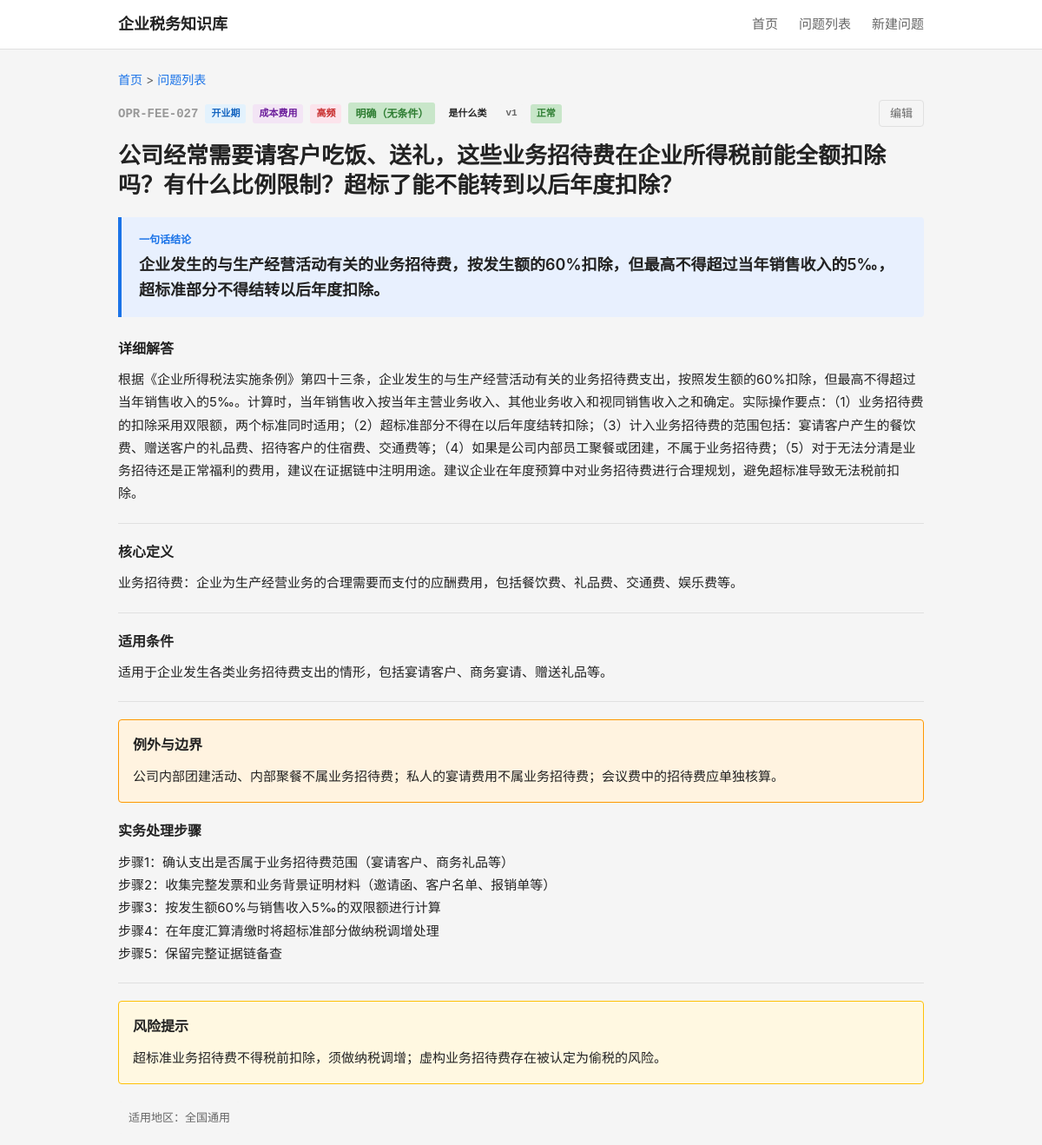
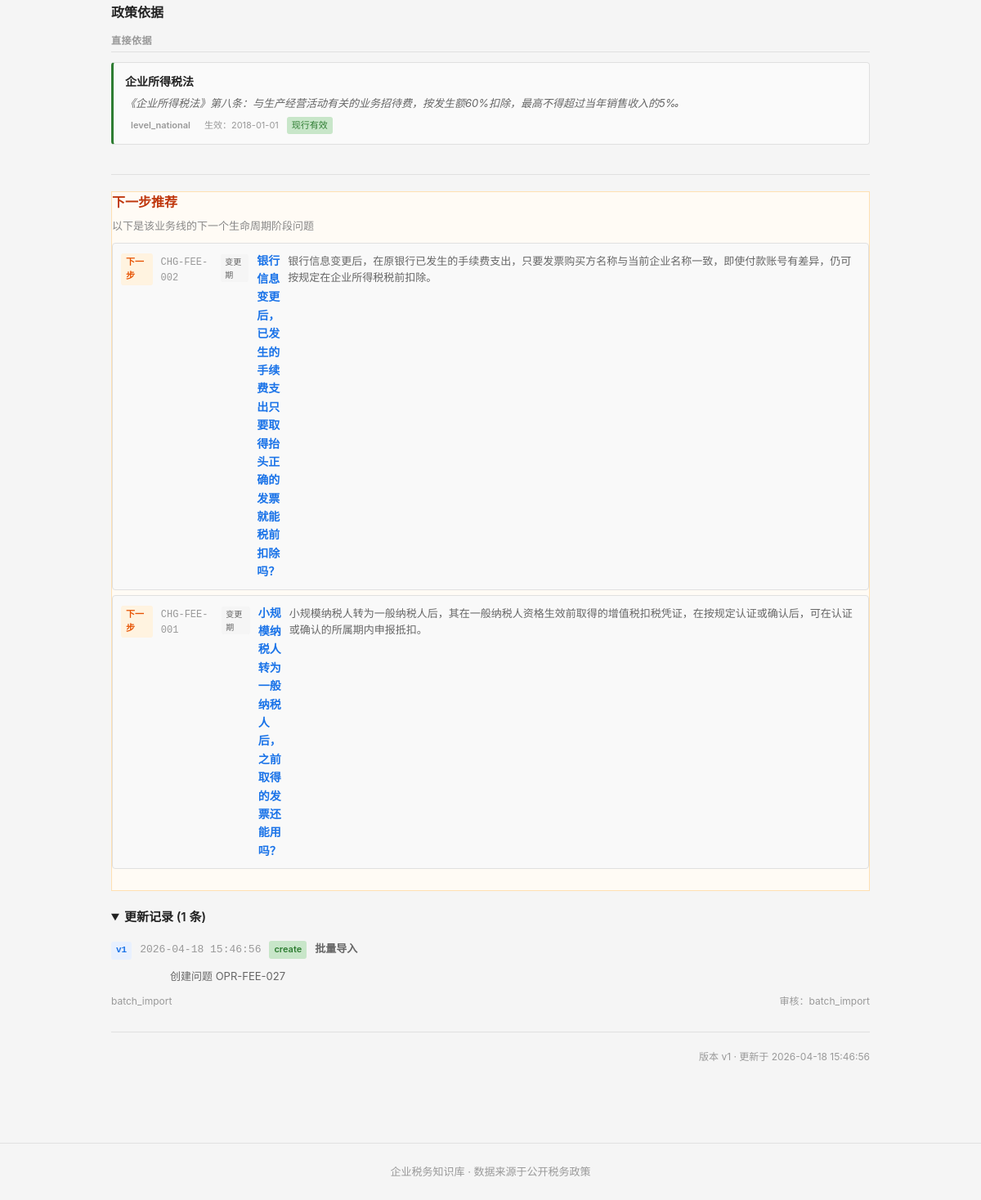
The app's page /question/OPR-FEE-027 with its own data (2 pictures, top to bottom).
### tables this page shows
CREATE TABLE question_master (
    id              INTEGER PRIMARY KEY AUTOINCREMENT,
    question_code   TEXT NOT NULL UNIQUE,
    question_title  TEXT NOT NULL,
    question_plain  TEXT NOT NULL,

    -- 分类
    stage_code      TEXT NOT NULL,
    module_code     TEXT NOT NULL,
    question_type   TEXT NOT NULL,

    -- 答案
    one_line_answer TEXT NOT NULL,
    detailed_answer TEXT,
    core_definition TEXT,

    -- 条件与边界
    applicable_conditions TEXT,
    exceptions_boundary   TEXT,

    -- 实务
    practical_steps TEXT,
    risk_warning    TEXT,

    -- 适用范围
    scope_level     TEXT NOT NULL DEFAULT 'scope_national',
    local_region    TEXT,

    -- 确定性
    answer_certainty TEXT NOT NULL DEFAULT 'certain_clear',

    -- 元数据
    keywords        TEXT,
    high_frequency_flag INTEGER NOT NULL DEFAULT 0,
    newbie_flag     INTEGER NOT NULL DEFAULT 0,

    -- 版本管理
    status          TEXT NOT NULL DEFAULT 'draft',
    version_no      INTEGER NOT NULL DEFAULT 1,

    -- 审计字段
    created_at      TEXT NOT NULL DEFAULT (datetime('now')),
    updated_at      TEXT NOT NULL DEFAULT (datetime('now'))
);

CREATE TABLE question_policy_link (
    id              INTEGER PRIMARY KEY AUTOINCREMENT,
    question_id     INTEGER NOT NULL,
    policy_id       INTEGER NOT NULL,
    support_type    TEXT NOT NULL,
    support_note    TEXT,
    display_order   INTEGER NOT NULL DEFAULT 1,

    FOREIGN KEY (question_id) REFERENCES question_master(id) ON DELETE CASCADE,
    FOREIGN KEY (policy_id)   REFERENCES policy_basis(id)    ON DELETE CASCADE
);

CREATE TABLE policy_basis (
    id              INTEGER PRIMARY KEY AUTOINCREMENT,
    policy_code     TEXT NOT NULL UNIQUE,
    policy_name     TEXT NOT NULL,
    document_no     TEXT,
    article_ref     TEXT,

    -- 政策层级
    policy_level    TEXT NOT NULL,

    -- 有效期
    effective_date  TEXT,
    expiry_date     TEXT,
    current_status  TEXT NOT NULL DEFAULT 'effective',

    -- 内容摘要
    policy_summary  TEXT,
    raw_quote_short TEXT,

    -- 适用范围
    region_scope    TEXT DEFAULT 'national',

    -- 备注
    remarks         TEXT,

    -- 审计字段
    created_at      TEXT NOT NULL DEFAULT (datetime('now')),
    updated_at      TEXT NOT NULL DEFAULT (datetime('now'))
);

CREATE TABLE question_update_log (
    id              INTEGER PRIMARY KEY AUTOINCREMENT,
    question_id     INTEGER NOT NULL,
    version_no      INTEGER NOT NULL,
    update_date     TEXT NOT NULL DEFAULT (datetime('now')),
    update_type     TEXT NOT NULL,
    update_reason   TEXT,
    updated_by      TEXT,
    reviewed_by     TEXT,
    change_summary  TEXT,

    FOREIGN KEY (question_id) REFERENCES question_master(id) ON DELETE CASCADE
);

### backend/app.py (the view)
    @app.route('/question/<question_code>')
    def question_detail(question_code):
        from services.question_service import QuestionService
        svc = QuestionService()
        detail = svc.get_question_detail(question_code)
        if not detail:
            return "问题不存在", 404
        stages = svc.get_stages()
        modules = svc.get_modules()
        return render_template('detail.html',
                               detail=detail, stages=stages, modules=modules)

### backend/services/question_service.py (called while the page is built)
    def _query(self, sql, params=None):
        conn = sqlite3.connect(self.db_path)
        conn.execute("PRAGMA foreign_keys = ON")
        conn.row_factory = sqlite3.Row
        cur = conn.cursor()
        if params:
            cur.execute(sql, params)
        else:
            cur.execute(sql)
        rows = cur.fetchall()
        conn.close()
        return [dict(r) for r in rows]

    def _query_one(self, sql, params=None):
        rows = self._query(sql, params)
        return rows[0] if rows else None

    def get_stages(self):
        return self._query("""
            SELECT tag_code, tag_name
            FROM tag_dict
            WHERE tag_category = 'stage'
            ORDER BY display_order
        """)

    def get_modules(self):
        return self._query("""
            SELECT tag_code, tag_name
            FROM tag_dict
            WHERE tag_category = 'module'
            ORDER BY display_order
        """)

### frontend/templates/detail.html (shortened to what this page needs)
{% extends "base.html" %}
{% macro certainty_label(code) %}
    {% if code == 'certain_clear' %}<span class="certainty-tag clear">明确（无条件）</span>
    {% elif code == 'certain_conditional' %}<span class="certainty-tag condition">有条件</span>
    {% elif code == 'certain_dispute' %}<span class="certainty-tag dispute">有争议</span>
    {% elif code == 'certain_practice' %}<span class="certainty-tag practice">实务做法</span>
    {% else %}<span class="certainty-tag">{{ code }}</span>{% endif %}
{% endmacro %}
{% macro policy_level_label(code) %}{{ {'level_law':'法律','level_admin':'行政法规','level_department':'部门规章','level_bulletin':'规范性文件','level_local':'地方文件'}.get(code, code or '') }}{% endmacro %}
{% macro question_type_label(code) %}
{%- if code == 'type_whether' -%}是否类
{%- elif code == 'type_how' -%}怎么办类
{%- elif code == 'type_define' -%}定义类
{%- elif code == 'type_risk' -%}风险类
{%- elif code == 'type_time' -%}时限类
{%- elif code == 'type_why' -%}为什么类
{%- elif code == 'type_what' -%}是什么类
{%- elif code == 'type_clarify' -%}是否类
{%- elif code == 'type_steps' -%}怎么办类
{%- else -%}{{ code }}{%- endif -%}
{% endmacro %}
{% macro status_label(code) %}
    {% if code == 'active' %}正常
    {% elif code == 'draft' %}草稿
    {% elif code == 'pending' %}待复核
    {% elif code == 'archived' %}归档
    {% elif code == 'obsolete' %}过时
    {% else %}{{ code }}{% endif %}
{% endmacro %}
{% macro stage_label(code) %}
    {%- if code == 'SET' -%}设立期
    {%- elif code == 'OPR' -%}开业期
    {%- elif code == 'CHG' -%}变更期
    {%- elif code == 'RSK' -%}风险期
    {%- elif code == 'SUS' -%}停业期
    {%- elif code == 'CLS' -%}注销期
    {%- else -%}{{ code }}{%- endif -%}
{% endmacro %}
{% macro module_label(code) %}
    {%- if code == 'REG' -%}登记设立
    {%- elif code == 'DEC' -%}申报纳税
    {%- elif code == 'INV' -%}发票管理
    {%- elif code == 'VAT' -%}增值税
    {%- elif code == 'IIT' -%}个人所得税
    {%- elif code == 'CIT' -%}企业所得税
    {%- elif code == 'SSF' -%}社保公积金
    {%- elif code == 'CHG' -%}变更登记
    {%- elif code == 'CLEAR' -%}清税注销
    {%- elif code == 'RISK' -%}风险应对
    {%- elif code == 'FEE' -%}成本费用
    {%- elif code == 'PREF' -%}优惠政策
    {%- elif code == 'ETAX' -%}电子税务
    {%- else -%}{{ code }}{%- endif -%}
{% endmacro %}
{% block main %}
<div class="detail-header">
    <div class="breadcrumb">
        <a href="/">首页</a> &gt; <a href="/questions">问题列表</a>
    </div>
    <div class="question-meta-top">
        <span class="q-code-lg">{{ detail.question_code }}</span>
        <span class="q-badge stage">{{ stage_label(detail.stage_code) }}</span>
        <span class="q-badge module">{{ module_label(detail.module_code) }}</span>
        {% if detail.high_frequency_flag %}
        <span class="q-badge hf">高频</span>
        {% endif %}
        {{ certainty_label(detail.answer_certainty) }}
        <span class="q-badge">{{ question_type_label(detail.question_type) }}</span>
        <span class="q-badge version">v{{ detail.version_no }}</span>
        <span class="q-badge status-{{ detail.status }}">{{ status_label(detail.status) }}</span>
        <a href="/question/{{ detail.question_code }}/edit" class="edit-btn">编辑</a>
    </div>
</div>
<h1 class="detail-title">{{ detail.question_plain if detail.question_plain else detail.question_title }}</h1>
<div class="answer-box">
    <div class="answer-label">一句话结论</div>
    <div class="answer-content">{{ detail.one_line_answer }}</div>
</div>
{% if detail.detailed_answer %}
<div class="detail-section">
    <h3>详细解答</h3>
    <div class="detail-text">{{ detail.detailed_answer }}</div>
</div>
{% endif %}
{% if detail.core_definition %}
<div class="detail-section">
    <h3>核心定义</h3>
    <div class="detail-text">{{ detail.core_definition }}</div>
</div>
{% endif %}
{% if detail.applicable_conditions %}
<div class="detail-section">
    <h3>适用条件</h3>
    <div class="detail-text">{{ detail.applicable_conditions }}</div>
</div>
{% endif %}
{% if detail.exceptions_boundary %}
<div class="detail-section exception">
    <h3>例外与边界</h3>
    <div class="detail-text">{{ detail.exceptions_boundary }}</div>
</div>
{% endif %}
{% if detail.practical_steps %}
<div class="detail-section">
    <h3>实务处理步骤</h3>
    <div class="detail-text">{{ detail.practical_steps }}</div>
</div>
{% endif %}
{% if detail.risk_warning %}
<div class="detail-section warning">
    <h3>风险提示</h3>
    <div class="detail-text">{{ detail.risk_warning }}</div>
</div>
{% endif %}
{% if detail.scope_level == 'scope_national' %}
<div class="scope-note">适用地区：全国通用</div>
{% elif detail.scope_level == 'scope_local' %}
<div class="scope-note">适用地区：地方口径</div>
{% elif detail.scope_level == 'scope_mixed' %}
<div class="scope-note">适用地区：混合口径</div>
{% elif detail.local_region %}
<div class="scope-note local">地区：{{ detail.local_region }}</div>
{% endif %}
{% if detail.policies %}
{% set direct_policies = [] %}
{% set procedure_policies = [] %}
{% set other_policies = [] %}
{% for p in detail.policies %}
    {% if p.support_type == 'support_direct' %}{% do direct_policies.append(p) %}{% endif %}
    {% if p.support_type == 'support_procedure' %}{% do procedure_policies.append(p) %}{% endif %}
    {% if p.support_type not in ['support_direct', 'support_procedure'] %}{% do other_policies.append(p) %}{% endif %}
{% endfor %}
<div class="detail-section policies-section">
    <h3>政策依据</h3>
    {% if direct_policies %}
    <div class="policy-group">
        <div class="policy-group-label">直接依据</div>
        <ul class="policy-list">
            {% for p in direct_policies %}
            <li class="policy-item type-direct">
                <div class="policy-title">
                    {{ p.policy_name }}
                </div>
                {% if p.support_note %}<div class="policy-note">{{ p.support_note }}</div>{% endif %}
                <div class="policy-meta">
                    <span class="policy-level-badge level-{{ p.policy_level }}">{{ policy_level_label(p.policy_level) }}</span>
                    {% if p.effective_date %}<span class="policy-effective">生效：{{ p.effective_date }}</span>{% endif %}
                    {% if p.current_status == 'pol_effective' %}<span class="policy-stat effective">现行有效</span>
                    {% elif p.current_status == 'pol_expired' %}<span class="policy-stat expired">已失效</span>
                    {% elif p.current_status == 'pol_partial' %}<span class="policy-stat partial">部分失效</span>{% endif %}
                </div>
            </li>
            {% endfor %}
        </ul>
    </div>
    {% endif %}
</div>
{% endif %}
{% if detail.next_step_questions %}
<div class="detail-section next-step">
    <h3>下一步推荐</h3>
    <p class="next-step-hint">以下是该业务线的下一个生命周期阶段问题</p>
    <ul class="relation-list">
        {% for r in detail.next_step_questions %}
        <li>
            <a href="/question/{{ r.question_code }}" class="relation-link">
                <span class="rel-type-badge type-next">下一步</span>
                <span class="rel-code">{{ r.question_code }}</span>
                <span class="rel-stage-badge">{{ stage_label(r.stage_code) }}</span>
                <span class="rel-title">{{ r.question_title }}</span>
                <span class="rel-answer">{{ r.one_line_answer }}</span>
            </a>
        </li>
        {% endfor %}
    </ul>
</div>
{% endif %}
{% if detail.updates %}
<details class="detail-section updates" open>
    <summary class="section-summary">更新记录 ({{ detail.updates|length }} 条)</summary>
    <ul class="update-list">
        {% for u in detail.updates %}
        <li class="update-item">
            <span class="update-version">v{{ u.version_no }}</span>
            <span class="update-date">{{ u.update_date }}</span>
            <span class="update-type-badge type-{{ u.update_type }}">{{ u.update_type }}</span>
            {% if u.update_reason %}<span class="update-reason">{{ u.update_reason }}</span>{% endif %}
            <span class="update-summary">{{ u.change_summary }}</span>
            {% if u.updated_by %}<span class="update-by">{{ u.updated_by }}</span>{% endif %}
            {% if u.reviewed_by %}<span class="update-reviewed">审核：{{ u.reviewed_by }}</span>{% endif %}
        </li>
        {% endfor %}
    </ul>
</details>
{% endif %}
<div class="detail-footer">
    <span>版本 v{{ detail.version_no }} · 更新于 {{ detail.updated_at }}</span>
</div>
{% endblock %}

### records on screen
question_master: question_code "OPR-FEE-027", version_no "1", question_plain "公司经常需要请客户吃饭、送礼，这些业务招待费在企业所得税前能全额扣除吗？有什么比例限制？超标了能不能转到以后年度扣除？", one_line_answer "企业发生的与生产经营活动有关的业务招待费，按发生额的60%扣除，但最高不得超过当年销售收入的5‰，超标准部分不得结转以后年度扣除。", detailed_answer "根据《企业所得税法实施条例》第四十三条，企业发生的与生产经营活动有关的业务招待费支出，按照发生额的60%扣除，但最高不得超过当年销售收入的5‰。计算时，当年销售收入按当年主营业务收入、其他业务收入和视同销售收入之和确定。实际操作要点：（1）业务招待费的扣除采用双限额，两个标准同时适用；（2）超标准部分不得在以后年度结转扣除；（3）计入业务招待费的范围包括：宴请客户产生的餐饮费、赠送客户的礼品费、招待客户的住宿费、交通费等；（4）如果是公司内部员工聚餐或团建，不属于业务招待费；（5）对于无法分清是业务招待还是正常福利的费用，建议在证据链中注明用途。建议企业在年度预算中对业务招待费进行合理规划，避免超标准导致无法税前扣除。", core_definition "业务招待费：企业为生产经营业务的合理需要而支付的应酬费用，包括餐饮费、礼品费、交通费、娱乐费等。", applicable_conditions "适用于企业发生各类业务招待费支出的情形，包括宴请客户、商务宴请、赠送礼品等。", exceptions_boundary "公司内部团建活动、内部聚餐不属业务招待费；私人的宴请费用不属业务招待费；会议费中的招待费应单独核算。", practical_steps "步骤1：确认支出是否属于业务招待费范围（宴请客户、商务礼品等） 步骤2：收集完整发票和业务背景证明材料（邀请函、客户名单、报销单等） 步骤3：按发生额60%与销售收入5‰的双限额进行计算 步骤4：在年度汇算清缴时将超标准部分做纳税调增处理 步骤5：保留完整证据链备查", risk_warning "超标准业务招待费不得税前扣除，须做纳税调增；虚构业务招待费存在被认定为偷税的风险。", updated_at "2026-04-18 15:46:56"
question_policy_link: policy_name "企业所得税法", support_note "《企业所得税法》第八条：与生产经营活动有关的业务招待费，按发生额60%扣除，最高不得超过当年销售收入的5‰", effective_date "2018-01-01"
policy_basis: policy_level "level_national"
question_master: question_code "CHG-FEE-002", stage_code "变更期", question_title "银行信息变更后，已发生的手续费支出只要取得抬头正确的发票就能税前扣除吗？", one_line_answer "银行信息变更后，在原银行已发生的手续费支出，只要发票购买方名称与当前企业名称一致，即使付款账号有差异，仍可按规定在企业所得税税前扣除。"
question_master: question_code "CHG-FEE-001", stage_code "变更期", question_title "小规模纳税人转为一般纳税人后，之前取得的发票还能用吗？", one_line_answer "小规模纳税人转为一般纳税人后，其在一般纳税人资格生效前取得的增值税扣税凭证，在按规定认证或确认后，可在认证或确认的所属期内申报抵扣。"
question_update_log: version_no "1", update_date "2026-04-18 15:46:56", update_type "create", update_reason "批量导入", change_summary "创建问题 OPR-FEE-027", updated_by "batch_import", reviewed_by "batch_import"

### other values on screen
{{ detail.updates|length }} "1"
